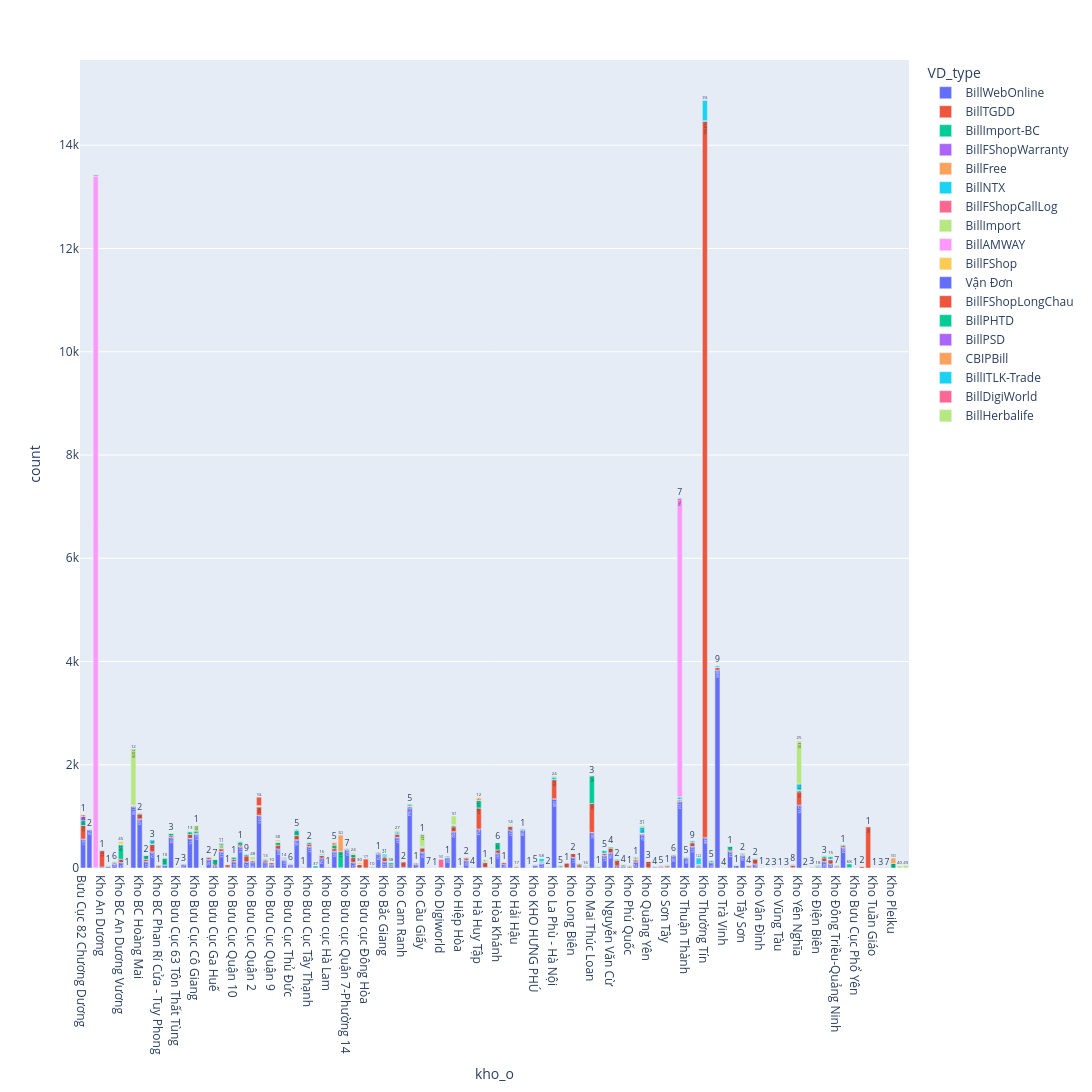

The notebook cell saved with this chart:
### Code cell
c = is_direct.groupby('kho_o')['VD_type'].value_counts()
c = c.reset_index(name = 'count') 
fig3= px.bar(c,x ='kho_o', y = 'count', color = "VD_type", text_auto = True, width = 5000, height = 1500)
fig3.show()

### Figure 1 — Plotly figure (JSON) as saved in the notebook; plotly's stock layout.template omitted (floating-point values rounded to 4 significant figures)
{"data": [{"hovertemplate": "VD_type=BillWebOnline<br>kho_o=%{x}<br>count=%{y}<extra></extra>", "legendgroup": "BillWebOnline", "marker": {"color": "#636efa", "pattern": {"shape": ""}}, "name": "BillWebOnline", "orientation": "v", "showlegend": true, "textposition": "auto", "texttemplate": "%{y}", "type": "bar", "x": ["Bưu Cục 82 Chương Dương", "Bưu cục Đức Hòa", "Kho Amway", "Kho An Dương", "Kho An Giang", "Kho An Phú", "Kho BC An Dương Vương", "Kho BC Bà Rịa", "Kho BC Dĩ An", "Kho BC Hoàng Mai", "Kho BC Nguyễn Thái Học", "Kho BC Ngọc Hồi", "Kho BC Phan Rí Cửa - Tuy Phong", "Kho BC Trần Cao Vân", "Kho Buu cục Quận 3", "Kho Bưu Cục 63 Tôn Thất Tùng", "Kho Bưu Cục Bình Thạnh", "Kho Bưu Cục Bình Trị Đông A", "Kho Bưu Cục Cô Giang", "Kho Bưu Cục Cẩm Khê", "Kho Bưu Cục Củ Chi", "Kho Bưu Cục Ga Huế", "Kho Bưu Cục Gò Vấp", "Kho Bưu Cục Hóc Môn", "Kho Bưu Cục Quận 10", "Kho Bưu Cục Quận 11", "Kho Bưu Cục Quận 12", "Kho Bưu Cục Quận 2", "Kho Bưu Cục Quận 7", "Kho Bưu Cục Quận 8", "Kho Bưu Cục Quận 9", "Kho Bưu Cục Tam Kỳ", "Kho Bưu Cục Thuận An", "Kho Bưu Cục Thủ Đức", "Kho Bưu Cục Trần Khát Chân", "Kho Bưu Cục Tân Uyên", "Kho Bưu Cục Tây Thạnh", "Kho Bưu cục 63 Trường Sa", "Kho Bưu cục Bình Tân", "Kho Bưu cục Hà Lam", "Kho Bưu cục Ngô Quyền", "Kho Bưu cục Phú Yên - 36 Trần Phú", "Kho Bưu cục Quận 7-Phường 14", "Kho Bưu cục Thanh Sơn", "Kho Bưu cục Điện Bàn", "Kho Bưu cục Đông Hòa", "Kho Bạc Liêu", "Kho Bảo Lộc - Lâm Đồng", "Kho Bắc Giang", "Kho Bắc Kạn", "Kho Bắc Từ Liêm", "Kho Cam Ranh", "Kho Chương Mỹ", "Kho Cà Mau", "Kho Cầu Giấy", "Kho Cẩm Phả-Quảng Ninh", "Kho Di Linh", "Kho Digiworld", "Kho HUB Hòa Hưng", "Kho HUB Tân Bình", "Kho Hiệp Hòa", "Kho Hoàn Kiếm", "Kho Hà Giang", "Kho Hà Huy Tập", "Kho Hà Tĩnh", "Kho Hòa Bình", "Kho Hòa Khánh", "Kho Hưng Yên TP", "Kho Hải Dương", "Kho Hải Hậu", "Kho Hậu Giang", "Kho Hội An", "Kho KHO HƯNG PHÚ", "Kho Khoái Châu", "Kho Kiến An", "Kho La Phù - Hà Nội", "Kho Lagi - Bình Thuận", "Kho Lai Châu", "Kho Long Biên", "Kho Lào Cai", "Kho Lạng Sơn", "Kho Mai Thúc Loan", "Kho Mộc Châu", "Kho Nam Từ Liêm", "Kho Nguyễn Văn Cừ", "Kho Ninh Hòa", "Kho Núi Thành", "Kho Phú Quốc", "Kho Phúc Thọ", "Kho Phố Nối", "Kho Quảng Yên", "Kho Sóc Trăng", "Kho Sơn La", "Kho Sơn Tây", "Kho Thanh Oai", "Kho Thanh Xuân", "Kho Thuận Thành", "Kho Thái Bình", "Kho Thái Nguyên", "Kho Thường Tín", "Kho Thủ Dầu Một", "Kho Trung Văn", "Kho Trà Vinh", "Kho Trần Khánh Dư", "Kho Tuyên Quang", "Kho Tây Sơn", "Kho Uông Bí-Quảng Ninh", "Kho Việt Trì", "Kho Vân Đình", "Kho Võ Cường", "Kho Văn Giang - Hưng Yên", "Kho Vũng Tàu", "Kho Vạn Ninh", "Kho Yên Bái", "Kho Yên Nghĩa", "Kho Yên Phong", "Kho hàng Vĩnh Long", "Kho Điện Biên", "Kho Đà Lạt - Lâm Đồng", "Kho Đông Anh", "Kho Đông Triều-Quảng Ninh", "Kho Đội Cấn"], "xaxis": "x", "y": [561, 741, 11, 19, 30, 81, 112, 4, 1190, 949, 127, 312, 5, 56, 592, 3, 74, 575, 657, 1, 170, 39, 323, 14, 126, 415, 121, 118, 1019, 117, 63, 369, 151, 68, 545, 1, 417, 1, 194, 12, 325, 5, 352, 112, 4, 2, 6, 274, 127, 37, 597, 17, 1164, 67, 310, 2, 2, 6, 201, 702, 6, 150, 15, 754, 14, 2, 291, 76, 737, 4, 738, 2, 57, 91, 5, 1340, 10, 5, 211, 15, 2, 690, 3, 247, 296, 42, 25, 7, 121, 647, 7, 22, 17, 10, 240, 1291, 196, 419, 27, 588, 110, 3835, 1, 324, 49, 246, 20, 75, 2, 2, 3, 6, 1, 8, 1219, 2, 11, 17, 130, 81, 16, 404], "yaxis": "y"}, {"hovertemplate": "VD_type=BillTGDD<br>kho_o=%{x}<br>count=%{y}<extra></extra>", "legendgroup": "BillTGDD", "marker": {"color": "#EF553B", "pattern": {"shape": ""}}, "name": "BillTGDD", "orientation": "v", "showlegend": true, "textposition": "auto", "texttemplate": "%{y}", "type": "bar", "x": ["Bưu Cục 82 Chương Dương", "Bưu cục Sông Cầu", "Bưu cục Đức Hòa", "Kho An Dương", "Kho An Giang", "Kho An Phú", "Kho BC An Dương Vương", "Kho BC Bà Rịa", "Kho BC Dĩ An", "Kho BC Hoàng Mai", "Kho BC Nguyễn Thái Học", "Kho BC Ngọc Hồi", "Kho BC Phan Rí Cửa - Tuy Phong", "Kho Buu cục Quận 3", "Kho Bưu Cục Bình Thạnh", "Kho Bưu Cục Bình Trị Đông A", "Kho Bưu Cục Cô Giang", "Kho Bưu Cục Cẩm Khê", "Kho Bưu Cục Củ Chi", "Kho Bưu Cục Ga Huế", "Kho Bưu Cục Gò Vấp", "Kho Bưu Cục Hóc Môn", "Kho Bưu Cục Phổ Yên", "Kho Bưu Cục Quận 10", "Kho Bưu Cục Quận 11", "Kho Bưu Cục Quận 12", "Kho Bưu Cục Quận 2", "Kho Bưu Cục Quận 7", "Kho Bưu Cục Quận 8", "Kho Bưu Cục Quận 9", "Kho Bưu Cục Tam Kỳ", "Kho Bưu Cục Thuận An", "Kho Bưu Cục Thủ Đức", "Kho Bưu Cục Trần Khát Chân", "Kho Bưu Cục Tân Uyên", "Kho Bưu Cục Tây Thạnh", "Kho Bưu cục Bình Tân", "Kho Bưu cục Hà Lam", "Kho Bưu cục Ngô Quyền", "Kho Bưu cục Quận 7-Phường 14", "Kho Bưu cục Thanh Sơn", "Kho Bưu cục Điện Bàn", "Kho Bưu cục Đông Hòa", "Kho Bạc Liêu", "Kho Bảo Lộc - Lâm Đồng", "Kho Bắc Giang", "Kho Bắc Kạn", "Kho Bắc Từ Liêm", "Kho Cam Ranh", "Kho Cao Bằng", "Kho Chương Mỹ", "Kho Cà Mau", "Kho Cầu Giấy", "Kho Cẩm Phả-Quảng Ninh", "Kho Di Linh", "Kho HUB Hòa Hưng", "Kho HUB Tân Bình", "Kho Hoàn Kiếm", "Kho Hà Giang", "Kho Hà Huy Tập", "Kho Hà Tĩnh", "Kho Hòa Bình", "Kho Hòa Khánh", "Kho Hưng Yên TP", "Kho Hải Dương", "Kho Hải Hậu", "Kho Hậu Giang", "Kho Hội An", "Kho KHO HƯNG PHÚ", "Kho Khoái Châu", "Kho Kiến An", "Kho La Phù - Hà Nội", "Kho Lagi - Bình Thuận", "Kho Lai Châu", "Kho Long Biên", "Kho Lào Cai", "Kho Lạng Sơn", "Kho Mai Thúc Loan", "Kho Mộc Châu", "Kho Nam Từ Liêm", "Kho Nguyễn Văn Cừ", "Kho Ninh Hòa", "Kho Núi Thành", "Kho Phú Quốc", "Kho Phúc Thọ", "Kho Phố Nối", "Kho Quảng Yên", "Kho Sóc Trăng", "Kho Sơn La", "Kho Sơn Tây", "Kho TGDĐ Bảo Hành", "Kho Thanh Oai", "Kho Thanh Xuân", "Kho Thuận Thành", "Kho Thái Bình", "Kho Thái Nguyên", "Kho Thường Tín", "Kho Thủ Dầu Một", "Kho Trung Văn", "Kho Trà Vinh", "Kho Trần Khánh Dư", "Kho Tuyên Quang", "Kho Tuần Giáo", "Kho Tây Sơn", "Kho Uông Bí-Quảng Ninh", "Kho Việt Trì", "Kho Vân Đình", "Kho Vạn Ninh", "Kho Yên Bái", "Kho Yên Nghĩa", "Kho hàng Vĩnh Long", "Kho Điện Biên", "Kho Đà Lạt - Lâm Đồng", "Kho Đông Anh", "Kho Đông Triều-Quảng Ninh", "Kho Đội Cấn"], "xaxis": "x", "y": [262, 9, 12, 316, 6, 22, 58, 1, 17, 98, 42, 143, 37, 32, 10, 76, 16, 1, 40, 23, 48, 51, 2, 38, 30, 112, 29, 164, 33, 41, 72, 14, 12, 81, 5, 45, 49, 9, 50, 17, 89, 60, 171, 5, 17, 73, 25, 60, 102, 31, 26, 25, 76, 5, 1, 10, 96, 43, 2, 407, 90, 9, 58, 35, 64, 21, 4, 1, 4, 9, 17, 370, 10, 94, 68, 46, 19, 560, 10, 34, 84, 103, 19, 26, 34, 24, 120, 2, 22, 29, 799, 18, 24, 9, 69, 27, 13876, 10, 46, 1, 24, 6, 2, 18, 27, 98, 10, 3, 48, 256, 3, 12, 64, 79, 22, 30], "yaxis": "y"}, {"hovertemplate": "VD_type=BillImport-BC<br>kho_o=%{x}<br>count=%{y}<extra></extra>", "legendgroup": "BillImport-BC", "marker": {"color": "#00cc96", "pattern": {"shape": ""}}, "name": "BillImport-BC", "orientation": "v", "showlegend": true, "textposition": "auto", "texttemplate": "%{y}", "type": "bar", "x": ["Bưu Cục 82 Chương Dương", "Bưu cục Sông Cầu", "Bưu cục Đức Hòa", "Kho An Dương", "Kho An Giang", "Kho An Phú", "Kho BC An Dương Vương", "Kho BC Dĩ An", "Kho BC Hoàng Mai", "Kho BC Nguyễn Thái Học", "Kho BC Ngọc Hồi", "Kho BC Phan Rí Cửa - Tuy Phong", "Kho BC Trần Cao Vân", "Kho Buu cục Quận 3", "Kho Bưu Cục 63 Tôn Thất Tùng", "Kho Bưu Cục Bình Thạnh", "Kho Bưu Cục Bình Trị Đông A", "Kho Bưu Cục Cô Giang", "Kho Bưu Cục Củ Chi", "Kho Bưu Cục Ga Huế", "Kho Bưu Cục Gò Vấp", "Kho Bưu Cục Hóc Môn", "Kho Bưu Cục Phú Giáo", "Kho Bưu Cục Phổ Yên", "Kho Bưu Cục Quận 10", "Kho Bưu Cục Quận 11", "Kho Bưu Cục Quận 12", "Kho Bưu Cục Quận 2", "Kho Bưu Cục Quận 7", "Kho Bưu Cục Quận 8", "Kho Bưu Cục Quận 9", "Kho Bưu Cục Tam Kỳ", "Kho Bưu Cục Thuận An", "Kho Bưu Cục Thủ Đức", "Kho Bưu Cục Trần Khát Chân", "Kho Bưu Cục Tân Uyên", "Kho Bưu Cục Tây Thạnh", "Kho Bưu cục 63 Trường Sa", "Kho Bưu cục Bình Tân", "Kho Bưu cục Hà Lam", "Kho Bưu cục Ngô Quyền", "Kho Bưu cục Phú Yên - 36 Trần Phú", "Kho Bưu cục Quận 7-Phường 14", "Kho Bưu cục Thanh Sơn", "Kho Bưu cục Điện Bàn", "Kho Bạc Liêu", "Kho Bảo Lộc - Lâm Đồng", "Kho Bắc Giang", "Kho Bắc Kạn", "Kho Bắc Từ Liêm", "Kho Cam Ranh", "Kho Cao Bằng", "Kho Chương Mỹ", "Kho Cà Mau", "Kho Cầu Giấy", "Kho Cẩm Phả-Quảng Ninh", "Kho Di Linh", "Kho Digiworld", "Kho HUB Hòa Hưng", "Kho HUB Tân Bình", "Kho Hoàn Kiếm", "Kho Hà Giang", "Kho Hà Huy Tập", "Kho Hà Tĩnh", "Kho Hòa Bình", "Kho Hòa Khánh", "Kho Hưng Yên TP", "Kho Hải Dương", "Kho Hải Hậu", "Kho Hậu Giang", "Kho KHO HƯNG PHÚ", "Kho Khoái Châu", "Kho Kiến An", "Kho La Phù - Hà Nội", "Kho Lagi - Bình Thuận", "Kho Long Biên", "Kho Lào Cai", "Kho Lạng Sơn", "Kho Mai Thúc Loan", "Kho Mộc Châu", "Kho Nam Từ Liêm", "Kho Nguyễn Văn Cừ", "Kho Ninh Hòa", "Kho Núi Thành", "Kho Phú Quốc", "Kho Phú Thọ", "Kho Phúc Thọ", "Kho Phố Nối", "Kho Pleiku", "Kho Quảng Yên", "Kho Sóc Trăng", "Kho Sơn La", "Kho Sơn Tây", "Kho TGDĐ Bảo Hành", "Kho Thanh Oai", "Kho Thanh Xuân", "Kho Thuận Thành", "Kho Thái Bình", "Kho Thái Nguyên", "Kho Thường Tín", "Kho Thủ Dầu Một", "Kho Trung Văn", "Kho Trà Vinh", "Kho Trần Khánh Dư", "Kho Tuyên Quang", "Kho Tuần Giáo", "Kho Tây Sơn", "Kho Uông Bí-Quảng Ninh", "Kho Việt Trì", "Kho Vũng Tàu", "Kho Yên Bái", "Kho Yên Nghĩa", "Kho Điện Biên", "Kho Đà Lạt - Lâm Đồng", "Kho Đông Anh", "Kho Đông Triều-Quảng Ninh", "Kho Đội Cấn"], "xaxis": "x", "y": [94, 68, 2, 10, 16, 16, 278, 2, 9, 76, 13, 16, 139, 50, 7, 1, 50, 46, 6, 109, 13, 2, 2, 2, 51, 61, 26, 3, 17, 20, 1, 57, 6, 6, 97, 9, 34, 37, 8, 8, 67, 311, 7, 66, 5, 10, 17, 32, 38, 5, 2, 2, 6, 15, 15, 2, 3, 1, 21, 26, 18, 4, 145, 15, 7, 143, 4, 17, 4, 18, 5, 20, 1, 5, 22, 4, 21, 3, 535, 23, 6, 29, 27, 21, 13, 3, 12, 1, 88, 3, 4, 3, 16, 1, 4, 19, 9, 6, 12, 11, 26, 11, 4, 72, 5, 1, 22, 4, 18, 1, 4, 28, 18, 37, 9, 7, 19], "yaxis": "y"}, {"hovertemplate": "VD_type=BillFShopWarranty<br>kho_o=%{x}<br>count=%{y}<extra></extra>", "legendgroup": "BillFShopWarranty", "marker": {"color": "#ab63fa", "pattern": {"shape": ""}}, "name": "BillFShopWarranty", "orientation": "v", "showlegend": true, "textposition": "auto", "texttemplate": "%{y}", "type": "bar", "x": ["Bưu Cục 82 Chương Dương", "Kho An Dương", "Kho An Giang", "Kho BC An Dương Vương", "Kho BC Nguyễn Thái Học", "Kho BC Phan Rí Cửa - Tuy Phong", "Kho Bưu Cục Quận 10", "Kho Bưu Cục Quận 11", "Kho Bưu Cục Quận 7", "Kho Bưu Cục Tam Kỳ", "Kho Bưu cục Thanh Sơn", "Kho Bưu cục Điện Bàn", "Kho Cà Mau", "Kho Hoàn Kiếm", "Kho Hà Huy Tập", "Kho Hà Tĩnh", "Kho Hòa Khánh", "Kho Hải Dương", "Kho Hội An", "Kho Kiến An", "Kho Lagi - Bình Thuận", "Kho Lạng Sơn", "Kho Mộc Châu", "Kho Phú Quốc", "Kho Phố Nối", "Kho Sơn La", "Kho Thái Nguyên"], "xaxis": "x", "y": [80, 4, 2, 12, 2, 1, 1, 1, 1, 1, 6, 2, 1, 1, 1, 1, 1, 3, 1, 2, 5, 2, 1, 1, 3, 1, 1], "yaxis": "y"}, {"hovertemplate": "VD_type=BillFree<br>kho_o=%{x}<br>count=%{y}<extra></extra>", "legendgroup": "BillFree", "marker": {"color": "#FFA15A", "pattern": {"shape": ""}}, "name": "BillFree", "orientation": "v", "showlegend": true, "textposition": "auto", "texttemplate": "%{y}", "type": "bar", "x": ["Bưu Cục 82 Chương Dương", "Kho BC An Dương Vương", "Kho BC Dĩ An", "Kho BC Ngọc Hồi", "Kho BC Trần Cao Vân", "Kho Bưu Cục Bình Thạnh", "Kho Bưu Cục Cô Giang", "Kho Bưu Cục Củ Chi", "Kho Bưu Cục Ga Huế", "Kho Bưu Cục Phú Giáo", "Kho Bưu Cục Phổ Yên", "Kho Bưu Cục Quận 10", "Kho Bưu Cục Quận 11", "Kho Bưu Cục Quận 2", "Kho Bưu Cục Quận 7", "Kho Bưu Cục Tam Kỳ", "Kho Bưu Cục Thủ Đức", "Kho Bưu Cục Trần Khát Chân", "Kho Bưu Cục Tân Uyên", "Kho Bưu Cục Tây Thạnh", "Kho Bưu cục Bình Tân", "Kho Bưu cục Ngô Quyền", "Kho Bưu cục Phú Yên - 36 Trần Phú", "Kho Bưu cục Thanh Sơn", "Kho Bưu cục Điện Bàn", "Kho Bảo Lộc - Lâm Đồng", "Kho Bắc Giang", "Kho Bắc Từ Liêm", "Kho Chương Mỹ", "Kho Cà Mau", "Kho Cầu Giấy", "Kho Cẩm Phả-Quảng Ninh", "Kho Di Linh", "Kho HUB Tân Bình", "Kho Hà Huy Tập", "Kho Hà Tĩnh", "Kho Hòa Bình", "Kho Hòa Khánh", "Kho Hưng Yên TP", "Kho Hải Dương", "Kho Hậu Giang", "Kho Khoái Châu", "Kho Kiến An", "Kho Lai Châu", "Kho Lào Cai", "Kho Lạng Sơn", "Kho Mai Thúc Loan", "Kho Mộc Châu", "Kho Nguyễn Văn Cừ", "Kho Núi Thành", "Kho Phú Thọ", "Kho Phúc Thọ", "Kho Phố Nối", "Kho Pleiku", "Kho Sơn La", "Kho Sơn Tây", "Kho Thanh Oai", "Kho Thanh Xuân", "Kho Thuận Thành", "Kho Thái Bình", "Kho Thái Nguyên", "Kho Trung Văn", "Kho Tuyên Quang", "Kho Việt Trì", "Kho Vân Đình", "Kho Yên Bái", "Kho Yên Nghĩa", "Kho Đà Lạt - Lâm Đồng", "Kho Đông Anh"], "xaxis": "x", "y": [38, 2, 1, 2, 1, 1, 1, 2, 1, 7, 1, 2, 3, 2, 1, 14, 1, 2, 8, 2, 2, 51, 322, 1, 1, 1, 4, 1, 5, 3, 6, 7, 1, 15, 51, 4, 8, 3, 1, 1, 1, 3, 2, 1, 11, 3, 4, 1, 2, 4, 7, 30, 1, 103, 5, 1, 1, 2, 8, 1, 3, 1, 1, 1, 3, 5, 11, 5, 3], "yaxis": "y"}, {"hovertemplate": "VD_type=BillNTX<br>kho_o=%{x}<br>count=%{y}<extra></extra>", "legendgroup": "BillNTX", "marker": {"color": "#19d3f3", "pattern": {"shape": ""}}, "name": "BillNTX", "orientation": "v", "showlegend": true, "textposition": "auto", "texttemplate": "%{y}", "type": "bar", "x": ["Bưu Cục 82 Chương Dương", "Bưu cục Đức Hòa", "Kho An Dương", "Kho An Giang", "Kho An Phú", "Kho BC An Dương Vương", "Kho BC Dĩ An", "Kho BC Hoàng Mai", "Kho BC Ngọc Hồi", "Kho BC Trần Cao Vân", "Kho Buu cục Quận 3", "Kho Bưu Cục Bình Thạnh", "Kho Bưu Cục Bình Trị Đông A", "Kho Bưu Cục Cô Giang", "Kho Bưu Cục Củ Chi", "Kho Bưu Cục Ga Huế", "Kho Bưu Cục Gò Vấp", "Kho Bưu Cục Hóc Môn", "Kho Bưu Cục Phú Giáo", "Kho Bưu Cục Quận 10", "Kho Bưu Cục Quận 11", "Kho Bưu Cục Quận 12", "Kho Bưu Cục Quận 2", "Kho Bưu Cục Quận 7", "Kho Bưu Cục Quận 8", "Kho Bưu Cục Quận 9", "Kho Bưu Cục Thuận An", "Kho Bưu Cục Thủ Đức", "Kho Bưu Cục Trần Khát Chân", "Kho Bưu Cục Tây Thạnh", "Kho Bưu cục Bình Tân", "Kho Bưu cục Ngô Quyền", "Kho Bưu cục Thanh Sơn", "Kho Bắc Giang", "Kho Bắc Từ Liêm", "Kho Chương Mỹ", "Kho Cà Mau", "Kho Cầu Giấy", "Kho HUB Hòa Hưng", "Kho HUB Tân Bình", "Kho Hiệp Hòa", "Kho Hoàn Kiếm", "Kho Hà Huy Tập", "Kho Hòa Khánh", "Kho Hải Dương", "Kho Hội An", "Kho Khoái Châu", "Kho La Phù - Hà Nội", "Kho Long Biên", "Kho Lào Cai", "Kho Lạng Sơn", "Kho Mai Thúc Loan", "Kho Nam Từ Liêm", "Kho Nguyễn Văn Cừ", "Kho Ninh Hòa", "Kho Phúc Thọ", "Kho Phố Nối", "Kho Sơn Tây", "Kho Thanh Oai", "Kho Thanh Xuân", "Kho Thái Bình", "Kho Thái Nguyên", "Kho Thường Tín", "Kho Thủ Dầu Một", "Kho Trung Văn", "Kho Trần Khánh Dư", "Kho Tây Sơn", "Kho Việt Trì", "Kho Vân Đình", "Kho Yên Bái", "Kho Yên Nghĩa", "Kho Đà Lạt - Lâm Đồng", "Kho Đông Anh", "Kho Đội Cấn"], "xaxis": "x", "y": [2, 2, 9, 1, 6, 2, 4, 15, 74, 1, 1, 3, 5, 4, 6, 1, 5, 1, 3, 6, 14, 9, 15, 5, 8, 2, 5, 6, 26, 8, 16, 10, 1, 31, 33, 37, 1, 12, 1, 1, 1, 3, 3, 1, 5, 7, 58, 44, 2, 1, 16, 3, 56, 4, 2, 19, 115, 8, 6, 40, 30, 122, 394, 5, 24, 1, 2, 5, 4, 8, 113, 3, 52, 2], "yaxis": "y"}, {"hovertemplate": "VD_type=BillFShopCallLog<br>kho_o=%{x}<br>count=%{y}<extra></extra>", "legendgroup": "BillFShopCallLog", "marker": {"color": "#FF6692", "pattern": {"shape": ""}}, "name": "BillFShopCallLog", "orientation": "v", "showlegend": true, "textposition": "auto", "texttemplate": "%{y}", "type": "bar", "x": ["Bưu Cục 82 Chương Dương", "Kho BC An Dương Vương", "Kho Bưu Cục Củ Chi", "Kho Bưu Cục Tam Kỳ", "Kho Bưu cục Điện Bàn", "Kho Lai Châu"], "xaxis": "x", "y": [1, 1, 1, 1, 1, 1], "yaxis": "y"}, {"hovertemplate": "VD_type=BillImport<br>kho_o=%{x}<br>count=%{y}<extra></extra>", "legendgroup": "BillImport", "marker": {"color": "#B6E880", "pattern": {"shape": ""}}, "name": "BillImport", "orientation": "v", "showlegend": true, "textposition": "auto", "texttemplate": "%{y}", "type": "bar", "x": ["Bưu cục Dự Án Vgreen Sóng Thần", "Kho An Dương", "Kho BC Dĩ An", "Kho BC Hoàng Mai", "Kho BC Ngọc Hồi", "Kho Bưu Cục Bình Trị Đông A", "Kho Bưu Cục Cô Giang", "Kho Bưu Cục Củ Chi", "Kho Bưu Cục Gò Vấp", "Kho Bưu Cục Quận 10", "Kho Bưu Cục Quận 11", "Kho Bưu Cục Quận 2", "Kho Bưu Cục Quận 8", "Kho Bưu Cục Quận 9", "Kho Bưu Cục Thuận An", "Kho Bưu Cục Trần Khát Chân", "Kho Bưu cục Ngô Quyền", "Kho Bắc Từ Liêm", "Kho Cầu Giấy", "Kho Dự Án Viễn Sơn", "Kho HUB Tân Bình", "Kho Hoàn Kiếm", "Kho Hà Huy Tập", "Kho Hà Tĩnh", "Kho Hòa Bình", "Kho Hòa Khánh", "Kho Hải Dương", "Kho Hải Hậu", "Kho Kiến An", "Kho La Phù - Hà Nội", "Kho Mộc Châu", "Kho Nam Từ Liêm", "Kho Nguyễn Văn Cừ", "Kho Phố Nối", "Kho Sơn Tây", "Kho Thanh Xuân", "Kho Trung Văn", "Kho Việt Trì", "Kho Vũng Tàu", "Kho Yên Nghĩa", "Kho Đông Anh", "Kho Đội Cấn"], "xaxis": "x", "y": [40, 1, 1078, 2, 3, 13, 100, 6, 57, 3, 3, 48, 13, 10, 8, 5, 1, 27, 237, 49, 167, 2, 12, 41, 1, 1, 14, 17, 2, 24, 1, 5, 1, 31, 1, 3, 9, 2, 1, 810, 15, 1], "yaxis": "y"}, {"hovertemplate": "VD_type=BillAMWAY<br>kho_o=%{x}<br>count=%{y}<extra></extra>", "legendgroup": "BillAMWAY", "marker": {"color": "#FF97FF", "pattern": {"shape": ""}}, "name": "BillAMWAY", "orientation": "v", "showlegend": true, "textposition": "auto", "texttemplate": "%{y}", "type": "bar", "x": ["Kho Amway", "Kho Thanh Xuân"], "xaxis": "x", "y": [13389, 5786], "yaxis": "y"}, {"hovertemplate": "VD_type=BillFShop<br>kho_o=%{x}<br>count=%{y}<extra></extra>", "legendgroup": "BillFShop", "marker": {"color": "#FECB52", "pattern": {"shape": ""}}, "name": "BillFShop", "orientation": "v", "showlegend": true, "textposition": "auto", "texttemplate": "%{y}", "type": "bar", "x": ["Kho BC An Dương Vương", "Kho BC Trần Cao Vân", "Kho Bưu Cục Cô Giang", "Kho Bưu Cục Củ Chi", "Kho Bưu Cục Ga Huế", "Kho Bưu Cục Quận 10", "Kho Bưu Cục Quận 11", "Kho Bưu Cục Quận 7", "Kho Bưu Cục Tam Kỳ", "Kho Bưu Cục Tân Uyên", "Kho Bưu cục Thanh Sơn", "Kho Bưu cục Điện Bàn", "Kho Chương Mỹ", "Kho Hà Tĩnh", "Kho Hòa Khánh", "Kho Hội An", "Kho Long Biên", "Kho Nguyễn Văn Cừ", "Kho Phúc Thọ", "Kho Thuận Thành", "Kho Thái Bình", "Kho Vân Đình", "Kho Yên Nghĩa"], "xaxis": "x", "y": [45, 10, 1, 2, 7, 1, 1, 1, 30, 1, 24, 30, 5, 1, 6, 1, 2, 4, 1, 5, 9, 1, 25], "yaxis": "y"}, {"hovertemplate": "VD_type=Vận Đơn<br>kho_o=%{x}<br>count=%{y}<extra></extra>", "legendgroup": "Vận Đơn", "marker": {"color": "#636efa", "pattern": {"shape": ""}}, "name": "Vận Đơn", "orientation": "v", "showlegend": true, "textposition": "auto", "texttemplate": "%{y}", "type": "bar", "x": ["Kho BC Dĩ An", "Kho Bưu Cục Thuận An", "Kho Bưu cục Hà Lam"], "xaxis": "x", "y": [12, 14, 1], "yaxis": "y"}, {"hovertemplate": "VD_type=BillFShopLongChau<br>kho_o=%{x}<br>count=%{y}<extra></extra>", "legendgroup": "BillFShopLongChau", "marker": {"color": "#EF553B", "pattern": {"shape": ""}}, "name": "BillFShopLongChau", "orientation": "v", "showlegend": true, "textposition": "auto", "texttemplate": "%{y}", "type": "bar", "x": ["Kho Buu cục Quận 3", "Kho Bưu Cục Quận 7"], "xaxis": "x", "y": [3, 164], "yaxis": "y"}, {"hovertemplate": "VD_type=BillPHTD<br>kho_o=%{x}<br>count=%{y}<extra></extra>", "legendgroup": "BillPHTD", "marker": {"color": "#00cc96", "pattern": {"shape": ""}}, "name": "BillPHTD", "orientation": "v", "showlegend": true, "textposition": "auto", "texttemplate": "%{y}", "type": "bar", "x": ["Kho Bưu Cục Gò Vấp", "Kho Cầu Giấy"], "xaxis": "x", "y": [23, 4], "yaxis": "y"}, {"hovertemplate": "VD_type=BillPSD<br>kho_o=%{x}<br>count=%{y}<extra></extra>", "legendgroup": "BillPSD", "marker": {"color": "#ab63fa", "pattern": {"shape": ""}}, "name": "BillPSD", "orientation": "v", "showlegend": true, "textposition": "auto", "texttemplate": "%{y}", "type": "bar", "x": ["Kho Bưu Cục Gò Vấp"], "xaxis": "x", "y": [11], "yaxis": "y"}, {"hovertemplate": "VD_type=CBIPBill<br>kho_o=%{x}<br>count=%{y}<extra></extra>", "legendgroup": "CBIPBill", "marker": {"color": "#FFA15A", "pattern": {"shape": ""}}, "name": "CBIPBill", "orientation": "v", "showlegend": true, "textposition": "auto", "texttemplate": "%{y}", "type": "bar", "x": ["Kho Bưu Cục Quận 10", "Kho Bưu Cục Tây Thạnh", "Kho Bưu cục Ngô Quyền"], "xaxis": "x", "y": [1, 2, 5], "yaxis": "y"}, {"hovertemplate": "VD_type=BillITLK-Trade<br>kho_o=%{x}<br>count=%{y}<extra></extra>", "legendgroup": "BillITLK-Trade", "marker": {"color": "#19d3f3", "pattern": {"shape": ""}}, "name": "BillITLK-Trade", "orientation": "v", "showlegend": true, "textposition": "auto", "texttemplate": "%{y}", "type": "bar", "x": ["Kho Cầu Giấy"], "xaxis": "x", "y": [1], "yaxis": "y"}, {"hovertemplate": "VD_type=BillDigiWorld<br>kho_o=%{x}<br>count=%{y}<extra></extra>", "legendgroup": "BillDigiWorld", "marker": {"color": "#FF6692", "pattern": {"shape": ""}}, "name": "BillDigiWorld", "orientation": "v", "showlegend": true, "textposition": "auto", "texttemplate": "%{y}", "type": "bar", "x": ["Kho Digiworld"], "xaxis": "x", "y": [161], "yaxis": "y"}, {"hovertemplate": "VD_type=BillHerbalife<br>kho_o=%{x}<br>count=%{y}<extra></extra>", "legendgroup": "BillHerbalife", "marker": {"color": "#B6E880", "pattern": {"shape": ""}}, "name": "BillHerbalife", "orientation": "v", "showlegend": true, "textposition": "auto", "texttemplate": "%{y}", "type": "bar", "x": ["Kho Thanh Xuân"], "xaxis": "x", "y": [7], "yaxis": "y"}], "layout": {"barmode": "relative", "height": 1500, "legend": {"title": {"text": "VD_type"}, "tracegroupgap": 0}, "margin": {"t": 60}, "width": 5000, "xaxis": {"anchor": "y", "domain": [0, 1], "title": {"text": "kho_o"}}, "yaxis": {"anchor": "x", "domain": [0, 1], "title": {"text": "count"}}}}
